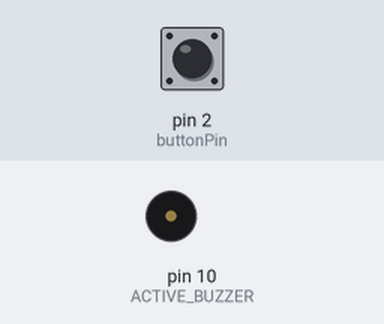
Bench run of a sketch on a simulated Arduino Uno, built with avr-gcc and run on an emulated ATmega328P. On the bench: buzzer (waves = sounding, pin HIGH). The test bench sets the inputs (shaded band); at power-on: pin 2 (buttonPin) LOW.

Above: at 1.2 s.
1.3 s: pin 2 (buttonPin) pulled HIGH for 0.15 s
At 1.37 s:
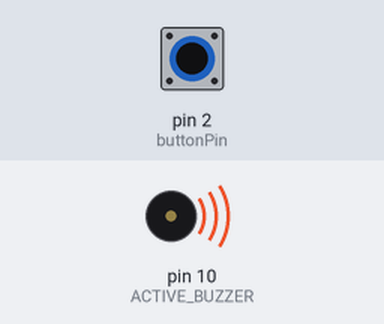
2.9 s: pin 2 (buttonPin) pulled HIGH for 3.2 s
At 7.1 s:
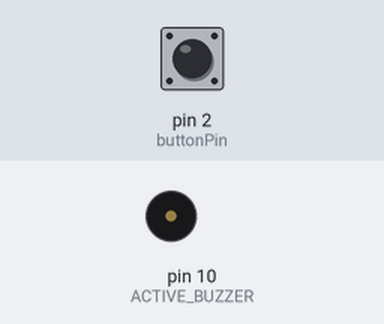
Timing chart, 0 to 8.6 s (numbered marks = the images above; inputs shaded):
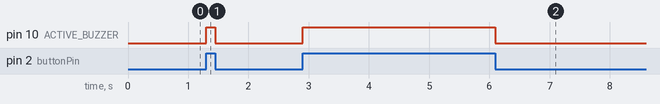

Measured:
- after the input at 1.3 s, pin 10 (ACTIVE_BUZZER): LOW → HIGH at once, → LOW 0.15 s later
- after the input at 2.9 s, pin 10 (ACTIVE_BUZZER): LOW → HIGH at once, → LOW 3.2 s later

The sketch:

3410_0.ino
```cpp
const int ACTIVE_BUZZER = 10;
const int buttonPin = 2;

void setup() {
  pinMode(ACTIVE_BUZZER, OUTPUT);
  pinMode(buttonPin, INPUT);
}

void loop() {
  int buttonInput = digitalRead(buttonPin);
  digitalWrite(ACTIVE_BUZZER, buttonInput);
}
```
